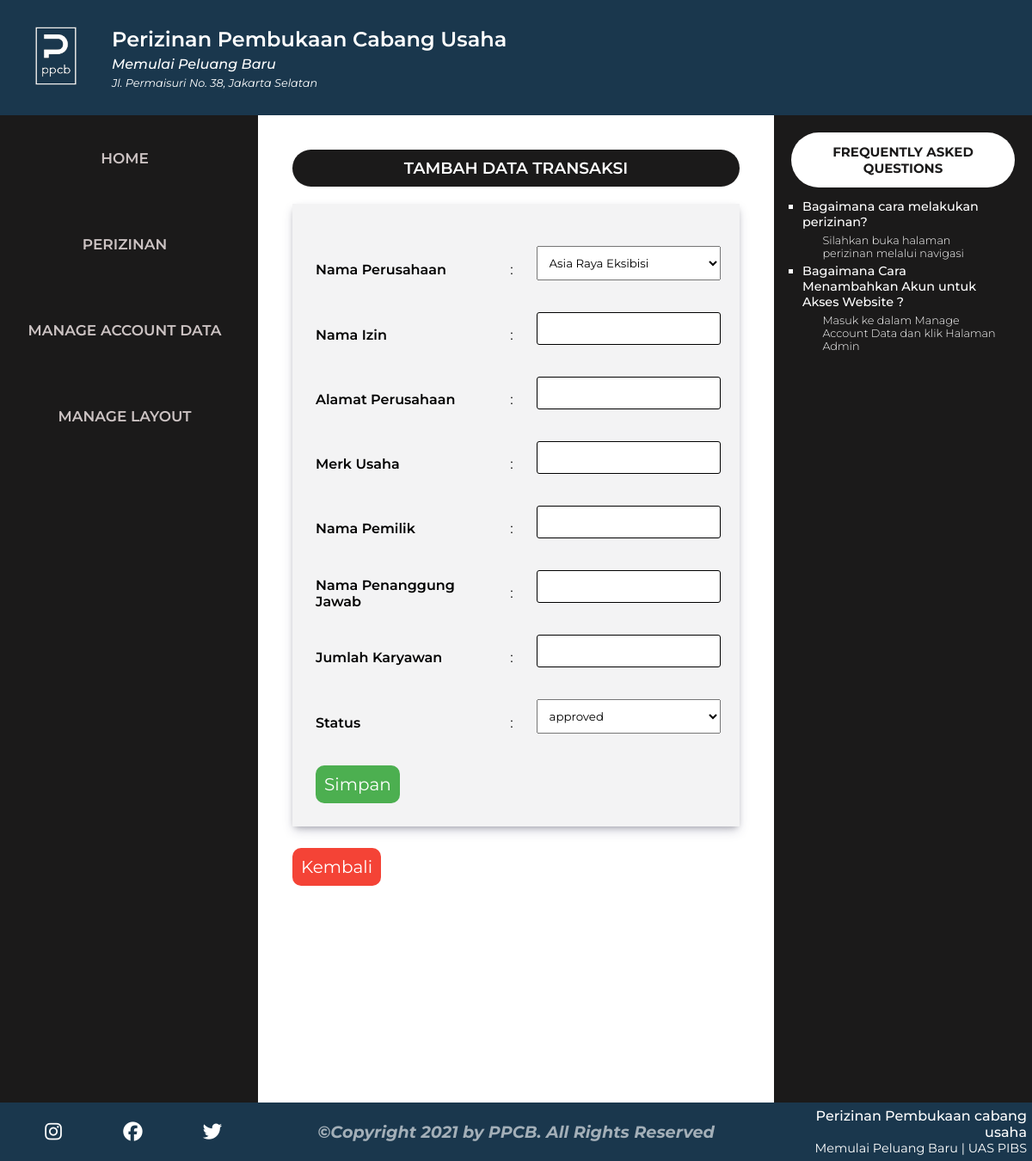
The app's page /public/transaksi/tambah/ (signed in) with its own data.
### tables this page shows
CREATE TABLE `header` (
  `id_header` varchar(20) NOT NULL DEFAULT '',
  `logo` varchar(255) DEFAULT NULL,
  `nama_web` varchar(255) DEFAULT NULL,
  `sub_text` varchar(255) DEFAULT NULL,
  `alamat` varchar(255) DEFAULT NULL
);

CREATE TABLE `navigasi` (
  `id_nav` varchar(11) NOT NULL DEFAULT '',
  `nav_main` varchar(255) DEFAULT NULL,
  `nav_link` varchar(255) DEFAULT NULL
);

CREATE TABLE `aside` (
  `id_aside` varchar(20) NOT NULL DEFAULT '',
  `aside_faq` varchar(255) DEFAULT NULL,
  `faq_answer` varchar(255) DEFAULT NULL
);

CREATE TABLE `footer` (
  `id_footer` varchar(20) NOT NULL DEFAULT '',
  `copyright` varchar(255) DEFAULT NULL,
  `facebook` varchar(255) DEFAULT NULL,
  `instagram` varchar(255) DEFAULT NULL,
  `twitter` varchar(255) DEFAULT NULL,
  `nama_web` varchar(255) DEFAULT NULL,
  `slogan` varchar(255) DEFAULT NULL,
  `keterangan` varchar(255) DEFAULT NULL
);

### app/core/Controller.php (called while the page is built, shortened)
<?php
class Controller
{
    public function view($view, $data = [])
    {
        require_once '../app/views/' . $view . '.php';
    }
    public function model($model)
    {
        return new $model;
    }
}

### app/controllers/Transaksi.php (called while the page is built, shortened)
<?php
class Transaksi extends Controller
{
    public function tambah()
    {
        $data['judul'] = 'Tambah Data Transaksi';
        $data['head'] = $this->model('Header_model')->getHeader();
        $data['footer'] = $this->model('Footer_model')->getFooter();
        $data['auto'] = $this->model('Transaksi_model')->autoIncrement();
        $data['trns'] = $this->model('Perusahaan_model')->getPerusahaan();
        $data['sts'] = $this->model('Transaksi_model')->getStatus();
        $data['aside'] = $this->model('Aside_model')->getAside();
        $data['nav'] = $this->model('Navigasi_model')->getNavigasi();
        $data['child'] = $this->model('Navigasi_model')->getChild();
        $this->view('templates/header', $data);
        $this->view('templates/nav', $data);
        $this->view('transaksi/tambah', $data);
        $this->view('templates/aside', $data);
        $this->view('templates/footer', $data);
    }
}

### app/core/App.php (called while the page is built, shortened)
<?php
class App
{
    protected $method = 'index';
    protected $params = [];
    public function __construct()
    {
        $url = $this->parseURL();
        if (file_exists('../app/controllers/' . $url[0] . '.php')) {
            unset($url[0]);
        }
        $this->controller = new $this->controller;
        if (isset($url[1])) {
            if (method_exists($this->controller, $url[1])) {
                $this->method = $url[1];
            }
        }
        call_user_func_array([$this->controller, $this->method], $this->params);
    }
    public function parseURL()
    {
        if (isset($_GET['url'])) {
            $url = rtrim($_GET['url'], '/');
            $url = filter_var($url, FILTER_SANITIZE_URL);
            $url = explode('/', $url);
            return $url;
        }
    }
}

### public/index.php (called while the page is built, shortened)
<?php
$app = new App;

### app/core/Database.php (called while the page is built, shortened)
<?php
class Database
{
    private $host = DB_HOST;
    private $user = DB_USER;
    private $pass = DB_PASS;
    private $db_name = DB_NAME;
    private $dbh;
    private $stmt;
    public function __construct()
    {
        $dsn = 'mysql:host=' . $this->host . ';dbname=' . $this->db_name;;
        $option = [
            PDO::ATTR_PERSISTENT => true,
            PDO::ATTR_ERRMODE => PDO::ERRMODE_EXCEPTION
        ];
        try {
            $this->dbh = new PDO($dsn, $this->user, $this->pass, $option);
        } catch (PDOException $e) {
            die($e->getMessage());
        }
    }
    public function query($query)
    {
        $this->stmt = $this->dbh->prepare($query);
    }
    public function execute()
    {
        $this->stmt->execute();
    }
    public function resultSet()
    {
        $this->execute();
        return $this->stmt->fetchAll(PDO::FETCH_ASSOC);
    }
    public function single()
    {
        $this->execute();
        return $this->stmt->fetch(PDO::FETCH_ASSOC);
    }
}

### app/models/Header_model.php (called while the page is built, shortened)
<?php
class Header_model
{
    private $db;
    public function __construct()
    {
        $this->db = new Database;
    }
    public function getHeader()
    {
        $this->db->query('SELECT * FROM header');
        return $this->db->single();
    }
}

### app/models/Navigasi_model.php (called while the page is built, shortened)
<?php
class Navigasi_model
{
    private $db;
    public function __construct()
    {
        $this->db = new Database;
    }
    public function getNavigasi()
    {
        $this->db->query('SELECT * FROM navigasi');
        return $this->db->resultSet();
    }
    public function getChild()
    {
        $this->db->query('SELECT * FROM navchild');
        return $this->db->resultSet();
    }
}

### app/models/Perusahaan_model.php (called while the page is built, shortened)
<?php
class Perusahaan_model
{
    private $db;
    public function __construct()
    {
        $this->db = new Database;
    }
    public function getPerusahaan()
    {
        $this->db->query('SELECT * FROM perusahaan');
        return $this->db->resultSet();
    }
}

### app/models/Transaksi_model.php (called while the page is built, shortened)
<?php
class Transaksi_model
{
    private $table = 'transaksi';
    private $db;
    public function __construct()
    {
        $this->db = new Database;
    }
    public function getStatus()
    {
        $this->db->query('select * from status');
        return $this->db->resultSet();
    }
    public function autoIncrement()
    {
        $this->db->query("SELECT id_transaksi FROM " . $this->table . " ORDER BY id_transaksi DESC");
        $id = $this->db->single();
        $kode = $id['id_transaksi'];
        $get = substr($kode, 3, 3);
        $tambah = (int) $get + 1;
        if (strlen($tambah) == 1) {
            $format = "trn00" . $tambah;
        } elseif (strlen($tambah) == 2) {
            $format = "trn0" . $tambah;
        } else {
            $format = "trn" . $tambah;
        }
        return $format;
    }
}

### app/models/Aside_model.php (called while the page is built, shortened)
<?php
class Aside_model
{
    private $db;
    public function __construct()
    {
        $this->db = new Database;
    }
    public function getAside()
    {
        $this->db->query('SELECT * FROM aside');
        return $this->db->resultSet();
    }
}

### app/models/Footer_model.php (called while the page is built, shortened)
<?php
class Footer_model
{
    private $db;
    public function __construct()
    {
        $this->db = new Database;
    }
    public function getFooter()
    {
        $this->db->query('SELECT * FROM footer');
        return $this->db->single();
    }
}

### app/views/transaksi/tambah.php (the view, shortened to what this page needs)
<article>
    <h3 class="headingform"><?= $data['judul'] ?></h3>
    <form action="<?= BASEURL; ?>/transaksi/add" method="POST" class="formisi">
        <table>
            <tr>
                <td><input type="hidden" value="<?= $this->model('Transaksi_model')->autoIncrement(); ?>" readonly name="id_transaksi" id="id_transaksi"></td>
            </tr>
            <tr>
                <td class="placehold"><label for="nama_perushaan">Nama Perusahaan</label></td>
                <td>:</td>
                <td><select name="id_perusahaan" id="id_perusahaan">
                        <?php foreach ($data['trns'] as $trns) : ?>
                            <option value="<?= $trns['id_perusahaan']; ?>"><?= $trns['nama_perusahaan']; ?></option>
                        <?php endforeach; ?>
                    </select>
                </td>
            </tr>
            <tr>
                <td class="placehold"><label for="nama_izin">Nama Izin</label></td>
                <td>:</td>
                <td><input type="text" name="nama_izin" id="nama_izin"></td>
            </tr>
            <tr>
                <td class="placehold"><label for="alamat_perusahaan">Alamat Perusahaan</label></td>
                <td>:</td>
                <td><input type="text" name="alamat_perusahaan" id="alamat_perusahaan"></td>
            </tr>
            <tr>
                <td class="placehold"><label for="merk_usaha">Merk Usaha</label></td>
                <td>:</td>
                <td><input type="text" name="merk_usaha" id="merk_usaha"></td>
            </tr>
            <tr>
                <td class="placehold"><label for="nama_pemilik">Nama Pemilik</label></td>
                <td>:</td>
                <td><input type="text" name="nama_pemilik" id="nama_pemilik"></td>
            </tr>
            <tr>
                <td class="placehold"><label for="nama_penanggung_jawab">Nama Penanggung Jawab</label></td>
                <td>:</td>
                <td><input type="text" name="nama_penanggung_jawab" id="nama_penanggung_jawab"></td>
            </tr>
            <tr>
                <td class="placehold"><label for="jumlah_karyawan">Jumlah Karyawan</label></td>
                <td>:</td>
                <td><input type="number" name="jumlah_karyawan" id="jumlah_karyawan"></td>
            </tr>
            <tr>
                <td class="placehold"><label for="id_status">Status</label></td>
                <td>:</td>
                <td><select name="id_status" id="id_status">
                        <?php foreach ($data['sts'] as $trns) : ?>
                            <option value="<?= $trns['id_status']; ?>"><?= $trns['approval']; ?></option>
                        <?php endforeach; ?>
                    </select>
                </td>
            </tr>
            <tr>
                <td colspan="3">
                    <button class="buttonsimpan" type="submit" onclick="return alert('Data berhasil disimpan'); ">Simpan</button>
                </td>
            </tr>
        </table>
    </form>
    <a href="<?= BASEURL; ?>/transaksi/index/"><button class="button_kembali">Kembali</button></a>
</article>

### app/views/templates/header.php (shortened to what this page needs)
<!DOCTYPE html>
<html lang="en">
<head>
    <link rel="stylesheet" href="<?= BASEURL; ?>/css/d_style.css">
</head>
<body>
    <header>
        <div class="sisikiri">
            <span class="containimg">
                <img id="logowebsite" src="<?= BASEURL; ?>/img/<?= $data['head']['logo']; ?>.png" />
            </span>
            <span class="containheadinfo">
                <div class="namaweb"><?= $data['head']['nama_web']; ?></div>
                <div class="slogan"><?= $data['head']['sub_text']; ?></div>
                <div class="alamat"><?= $data['head']['alamat']; ?></div>
            </span>
        </div>
    </header>

### app/views/templates/nav.php (shortened to what this page needs)
<div>
    <nav>
        <ul>
            <button class="bgnavmain"><a class="navmain" href="<?= BASEURL ?>/<?= $data['nav']['0']['nav_link'] ?>/"><?= $data['nav']['0']['nav_main'] ?></a></button>
            <button class="drpnavmain"><a class="navmain" href="<?= $data['nav']['1']['nav_link'] ?>"><?= $data['nav']['1']['nav_main'] ?></a></button>
            <button class="drpnavmain"><a class="navmain" href="<?= $data['nav']['2']['nav_link'] ?>"><?= $data['nav']['2']['nav_main'] ?></a></button>
            <li class="drpnavmain"><a class="navmain" href="<?= $data['nav']['3']['nav_link'] ?>"><?= $data['nav']['3']['nav_main'] ?></a></li>
        </ul>
    </nav>

### app/views/templates/aside.php
<aside>
    <h4>FREQUENTLY ASKED QUESTIONS</h4>
    <ul class="faq">
        <?php foreach ($data['aside'] as $aside) : ?>
            <li class="pertanyaan"> <?= $aside['aside_faq']; ?>
                <ul class="jawab">
                    <li class="jawaban"><?= $aside['faq_answer']; ?></li>
                </ul>
            </li>
        <?php endforeach ?>
    </ul>
</aside>
</div>

### app/views/templates/footer.php (shortened to what this page needs)
<footer>
    <span class="footerkiri">
        <a class="social" href="<?= $data['footer']['instagram']; ?>"> <i class="fab fa-instagram"></i></a>
        <a class="social" href="<?= $data['footer']['facebook']; ?>"><i class="fab fa-facebook"></i></a>
        <a class="social" href="<?= $data['footer']['twitter']; ?>"><i class="fab fa-twitter"></i></a></i>
    </span>
    <span class="footertengah">
        <h3>&copy;<?= $data['footer']['copyright']; ?></h3>
    </span>
    <span class="footerkanan">
        <div class="footerinfo">
            <div class="info"><?= $data['footer']['nama_web']; ?></div>
            <div class="subtext"><?= $data['footer']['slogan'] ?> | <?= $data['footer']['keterangan'] ?></div>
        </div>
    </span>
</footer>
</body>
</html>

### records on screen
header: logo (picture), nama_web "Perizinan Pembukaan Cabang Usaha", sub_text "Memulai Peluang Baru", alamat "Jl. Permaisuri No. 38, Jakarta Selatan"
navigasi: nav_main "HOME"
navigasi: nav_main "PERIZINAN"
navigasi: nav_main "MANAGE ACCOUNT DATA"
navigasi: nav_main "MANAGE LAYOUT"
aside: aside_faq "Bagaimana cara melakukan perizinan?", faq_answer "Silahkan buka halaman perizinan melalui navigasi"
aside: aside_faq "Bagaimana Cara Menambahkan Akun untuk Akses Website ?", faq_answer "Masuk ke dalam Manage Account Data dan klik Halaman Admin"
footer: copyright "Copyright 2021 by PPCB. All Rights Reserved", nama_web "Perizinan Pembukaan cabang usaha", slogan "Memulai Peluang Baru", keterangan "UAS PIBS"

### other values on screen
$data['judul'] "TAMBAH DATA TRANSAKSI"
form field id_perusahaan "Asia Raya Eksibisi"
form field id_status "approved"
